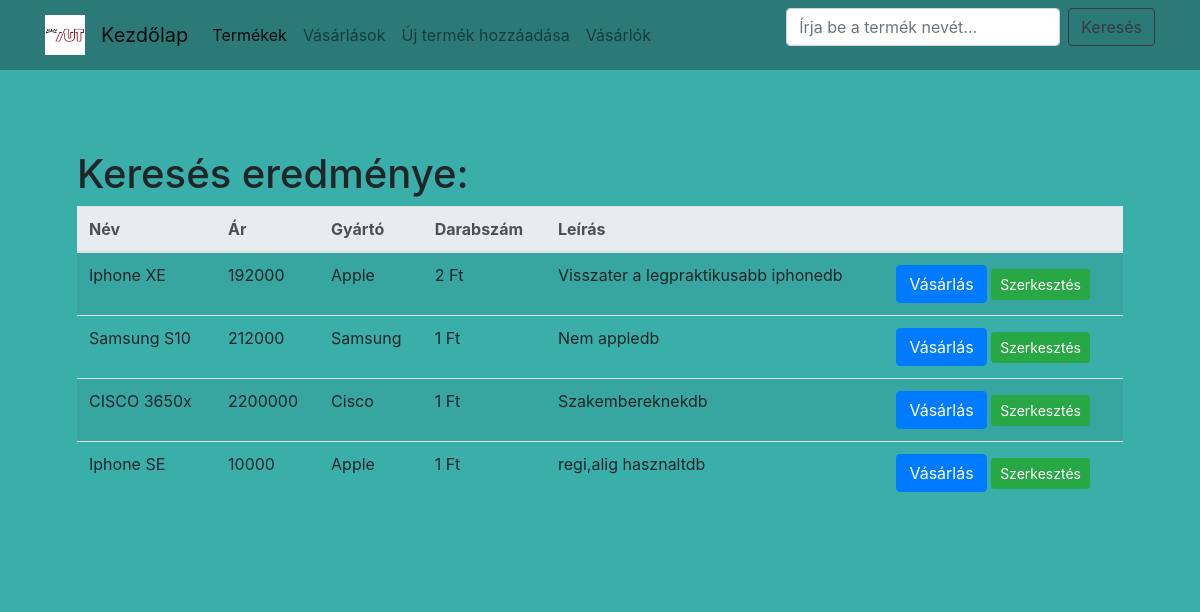
Page /searchnav.php on the committed database.
### tables this page shows
create table termek(
	id int primary key auto_increment,
	nev nvarchar(13),
    	ar int not null,
	darabszam int not null,
    	gyarto nvarchar(55),
    	leiras nvarchar(100)
);

### searchnav.php (the view, shortened to what this page needs)
<?php
$link = getDb();
?>
<html>
  <head>
    <link rel="stylesheet" href="https://maxcdn.bootstrapcdn.com/bootstrap/4.0.0/css/bootstrap.min.css">
    <link rel="stylesheet" href="webshop.css">
  </head>
  <body>
      <div class="container main-content">
      <div class="jumbotron">
      	<h1>Keresés eredménye:</h1>
		<?php
			$querySearch="SELECT id, nev, gyarto, leiras, ar, darabszam from termek";
            $result=mysqli_query($link, $querySearch)
        	or die(mysqli_error($link));
         ?>
        <table class="table table-striped">
          <thead class="thead-light">
            <tr>
              <th scope="col">Név</th>
              <th scope="col">Ár</th>
              <th scope="col">Gyártó</th>
              <th scope="col">Darabszám</th>
              <th scope="col">Leírás</th>
              <th scope="col"></th>
            </tr>
          </thead>
          <tbody>
          <?php while ($termek_row = mysqli_fetch_array($result)): ?>
            <tr>
              <td><?=$termek_row['nev']?></td>
              <td><?=$termek_row['ar']?></td>
              <td><?=$termek_row['gyarto']?></td>
              <td><?=$termek_row['darabszam']?> Ft</td>
              <td><?=$termek_row['leiras']?>db</td>
              <td>
                <a method="submit" href="buy.php?termekid=<?=$termek_row['id']?>" class="btn btn-primary">Vásárlás</a>
                <a method="submit" href="edit-termek.php?termekid=<?=$termek_row['id']?>" class="btn btn-success btn-sm">Szerkesztés</a>
              </td>
            </tr>
          <?php endwhile; ?>
          </tbody>
        </table>
      </div>
      </div>
  </body>
</html>

### webshop.css (style rules this page uses)
.main-content { margin-top:1em; }
body { background-color: #3AAFA9; background-image: url(background_bluish.jpg); background-blend-mode: normal; background-attachment: fixed; background-repeat: no-repeat; background-position: right top; }
.jumbotron { background-color: #3AAFA9 !important; }

### rows in the picture
termek: nev "Iphone XE", ar "192000", gyarto "Apple", darabszam "2", leiras "Visszater a legpraktikusabb iphone"
termek: nev "Samsung S10", ar "212000", gyarto "Samsung", darabszam "1", leiras "Nem apple"
termek: nev "CISCO 3650x", ar "2200000", gyarto "Cisco", darabszam "1", leiras "Szakembereknek"
termek: nev "Iphone SE", ar "10000", gyarto "Apple", darabszam "1", leiras "regi,alig hasznalt"
